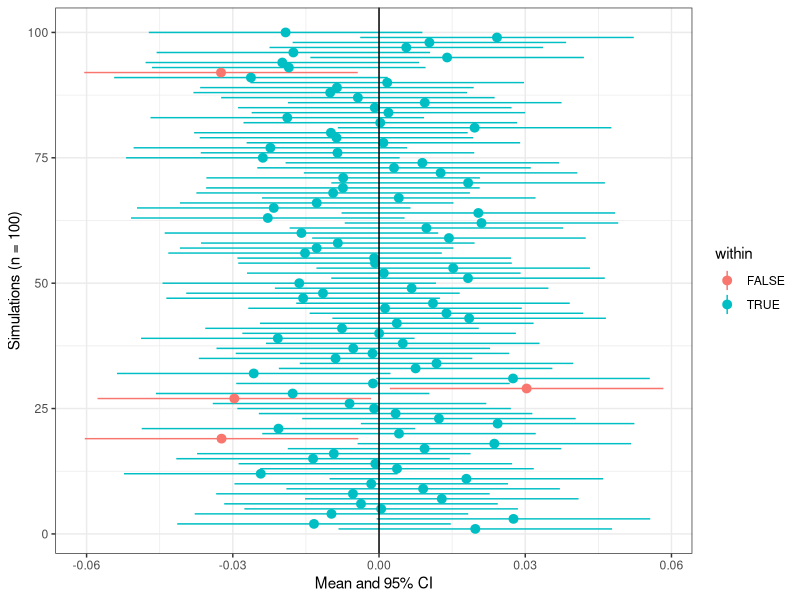

The R source for this figure:
## ---- chunk 1
knitr::opts_chunk$set(echo = TRUE)
## ---- chunk 2
library(tidyverse)
library(dplyr)
library(knitr)
library(kableExtra)
library(ggplot2)
## ---- chunk 3
set.seed(103) 
## ---- chunk 4
n_per_sim <- 5000
num_sims <- 100
## ---- chunk 5
sim_bias <- rep(NA, times = num_sims) #absolute bias
sim_m <- rep(NA, times = num_sims) #sample mean
sim_se <- rep(NA, times = num_sims) #population SE
sim_lb <- rep(NA, times = num_sims) #lower bound 95% CI
sim_ub <- rep(NA, times = num_sims) #upper bound 95% CI
## ---- chunk 6
for (i in 1:num_sims){
sim <- rnorm(n_per_sim, mean = 0, sd = 1) #drawing from the random normal distribution
sim_m[i]  <- mean(sim) #mean
sim_se[i] <- 1/(sqrt(n_per_sim)) #population SE
sim_bias[i] <- mean(sim) - 0 #absolute bias
sim_ub[i] <- sim_m[i] + (qt(0.975, (100-1))*(sim_se[i])) #upper bound 95% CI 
sim_lb[i] <- sim_m[i] - (qt(.975, (100-1))*(sim_se[i])) #lower bound 95% CI 
}
sim_stat <- cbind(sim_bias, sim_m, sim_se, sim_lb, sim_ub) 
sim_stat <- as_tibble(sim_stat)
## ---- chunk 7
ci_within <-
  sim_stat %>%
  mutate(within = sim_lb < 0 & 0 < sim_ub)

## ---- chunk 8
#selecting only those simulations without 0 in the 95% CI
results_outside <- filter(ci_within, within == "FALSE")
results_outside <- as_data_frame(results_outside)

#changing column names to make them more easily readable
colnames(results_outside)[1] = "Mean"
colnames(results_outside)[2] = "Absolute bias"
colnames(results_outside)[3] = "Standard error (population)"
colnames(results_outside)[4] = "Lower bound 95% CI"
colnames(results_outside)[5] = "Upper bound 95% CI"
colnames(results_outside)[6] = "95% CI covers population mean"

#creating a nicer-looking table
table <- results_outside %>%
  kable() %>%
  kable_styling(bootstrap_options = "striped", full_width = F, position = "center")
table
## ---- chunk 9
#Creating a forest plot which shows the simulations of which the 95% CI does not include 0 in red
ggplot(data=ci_within, aes(x=1:100, y=sim_m, ymin=sim_lb, ymax=sim_ub, col=within, 
  fill=within)) +
  geom_pointrange() + 
  geom_hline(yintercept=0) + 
  coord_flip() +  
  xlab("Simulations (n = 100)") + ylab("Mean and 95% CI") +
  theme_bw()  
